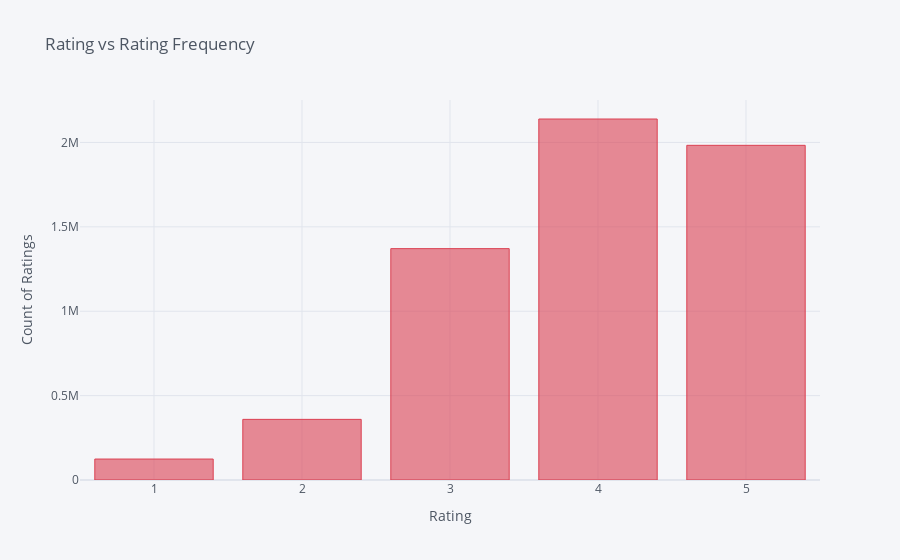

The notebook cell saved with this chart:
### Code cell
# Looking at count of ratings per rating
rating_data['rating'].value_counts().iplot(kind='bar',
                                          xTitle='Rating',
                                          yTitle='Count of Ratings',
                                          title='Rating vs Rating Frequency',
                                          color='red')

### Figure 1 — Plotly figure (JSON) as saved in the notebook; plotly's stock layout.template omitted (floating-point values rounded to 4 significant figures)
{"data": [{"marker": {"color": "rgba(219, 64, 82, 0.6)", "line": {"color": "rgba(219, 64, 82, 1.0)", "width": 1}}, "name": "rating", "orientation": "v", "text": "", "type": "bar", "x": [4, 5, 3, 2, 1], "y": [2139018, 1983093, 1370916, 359257, 124195]}], "layout": {"legend": {"bgcolor": "#F5F6F9", "font": {"color": "#4D5663"}}, "paper_bgcolor": "#F5F6F9", "plot_bgcolor": "#F5F6F9", "title": {"font": {"color": "#4D5663"}, "text": "Rating vs Rating Frequency"}, "xaxis": {"gridcolor": "#E1E5ED", "showgrid": true, "tickfont": {"color": "#4D5663"}, "title": {"font": {"color": "#4D5663"}, "text": "Rating"}, "zerolinecolor": "#E1E5ED"}, "yaxis": {"gridcolor": "#E1E5ED", "showgrid": true, "tickfont": {"color": "#4D5663"}, "title": {"font": {"color": "#4D5663"}, "text": "Count of Ratings"}, "zerolinecolor": "#E1E5ED"}}}
